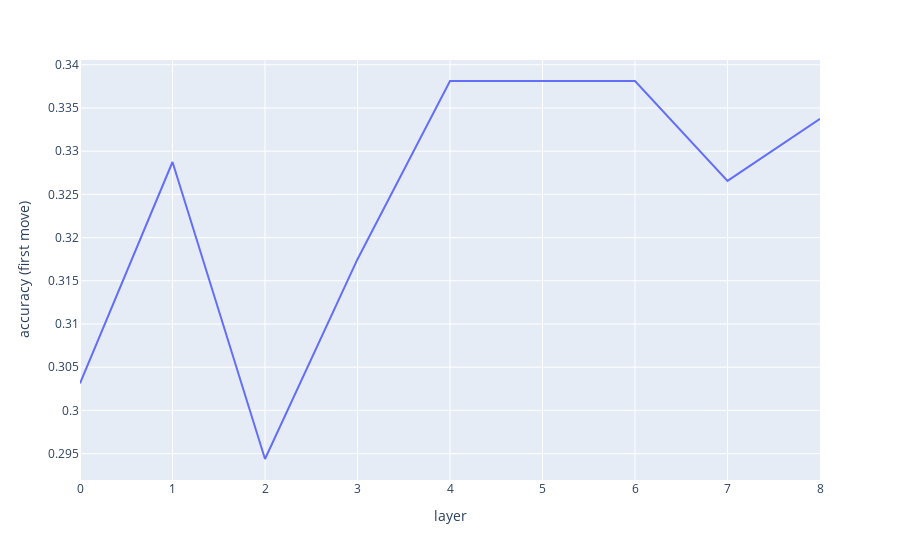

The code cell stored with this chart in its notebook:
### Markdown cell above
This picture is also understandable: the emptiness of cells is almost determined at the beginning and at the end of the game, and the most variative part is in the middle. One thing, however, looks strange: at the very first move, the accuracy is about $0.3$, i.e. worse than coin-tossing!

Probably, the subsequent layers will fix that? Let's see.

### Code cell
line(
    torch.tensor(
        [correct_predictions(focus_cache[f"blocks.0.hook_resid_pre"])[:, 0].mean()] + [
            correct_predictions(focus_cache[f"blocks.{layer}.hook_resid_mid"])[:, 0].mean()
            for layer in range(8)
        ]
    ),
    xaxis='layer',
    yaxis='accuracy (first move)',
)

### Figure 1 — Plotly figure (JSON) as saved in the notebook; plotly's stock layout.template omitted (floating-point values rounded to 4 significant figures)
{"data": [{"hovertemplate": "layer=%{x}<br>accuracy (first move)=%{y}<extra></extra>", "legendgroup": "", "line": {"color": "#636efa", "dash": "solid"}, "marker": {"symbol": "circle"}, "mode": "lines", "name": "", "orientation": "v", "showlegend": false, "type": "scatter", "x": [0, 1, 2, 3, 4, 5, 6, 7, 8], "xaxis": "x", "y": [0.3031, 0.3287, 0.2944, 0.3175, 0.3381, 0.3381, 0.3381, 0.3266, 0.3337], "yaxis": "y"}], "layout": {"legend": {"tracegroupgap": 0}, "margin": {"t": 60}, "xaxis": {"anchor": "y", "domain": [0, 1], "title": {"text": "layer"}}, "yaxis": {"anchor": "x", "domain": [0, 1], "title": {"text": "accuracy (first move)"}}}}
